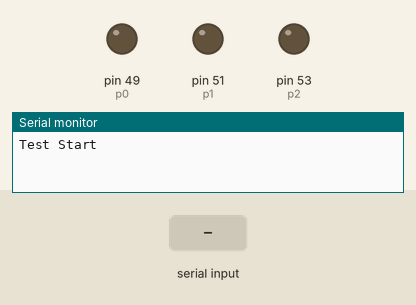
Bench run of a sketch on a simulated Arduino Mega 2560, built with avr-gcc and run on an emulated ATmega2560. Parts: output pins drawn as LEDs (lit = HIGH), the last lines printed to the serial monitor. The test bench sets the inputs (shaded band).

Above: at 2.2 s.
2.3 s: "0" received over the second serial link
At 3.0 s:
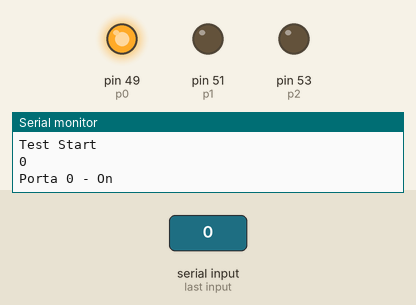
5.3 s: "1" received over the second serial link
At 6.5 s:
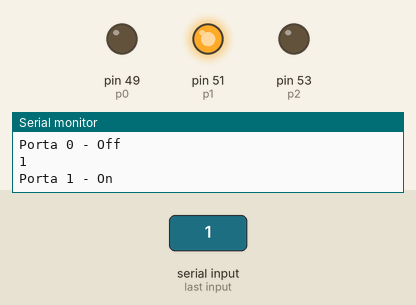
8.3 s: "2" received over the second serial link
At 8.8 s:
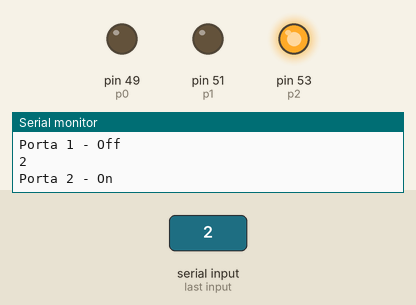
Timing chart, 0 to 11.8 s (numbered marks = the images above; inputs shaded):
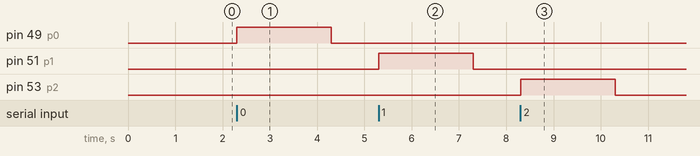

Measured:
- after the input at 2.3 s, pin 49 (p0): LOW → HIGH at once, → LOW 2.0 s later
- after the input at 5.3 s, pin 51 (p1): LOW → HIGH at once, → LOW 2.0 s later
- after the input at 8.3 s, pin 53 (p2): LOW → HIGH at once, → LOW 2.0 s later

The sketch:

portal.ino
```cpp
/*
Arduino Due + HC-06 (Bluetooth) -echo bluetooth data

Serial (Tx/Rx) communicate to PC via USB
Serial3 (Tx3/Rx3) connect to HC-06
HC-06 Rx - Due Tx3
HC-06 Tx - Due Rx3
HC-06 GND - Due GND
HC-06 VCC - Due 3.3V

*/
#define HC06 Serial3

int onInterval = 2000;
int p0 = 49;
int p1 = 51;
int p2 = 53;

void setup()
{
  delay(1000);
  Serial.begin(9600);
  HC06.begin(9600);
  pinMode(p0, OUTPUT);
  pinMode(p1, OUTPUT);
  pinMode(p2, OUTPUT);

  Serial.write("\nTest Start\n");
}

void loop()
{
  while(HC06.available())
  {
    char data = HC06.read();
    Serial.write(data);
    HC06.write(data);
    if(data == '0'){
      digitalWrite(p0, HIGH);
      Serial.println("\nPorta 0 - On");
      delay(onInterval);
      digitalWrite(p0, LOW);
      Serial.println("\nPorta 0 - Off");
    }

    if(data == '1'){
      digitalWrite(p1, HIGH);
      Serial.println("\nPorta 1 - On");
      delay(onInterval);
      digitalWrite(p1, LOW);
      Serial.println("\nPorta 1 - Off");
    }

    if(data == '2'){
      Serial.println("\nPorta 2 - On\n");
      digitalWrite(p2, HIGH);
      delay(onInterval);
      digitalWrite(p2, LOW);
      Serial.println("\nPorta 2 - Off");
    }
  }
}
```
